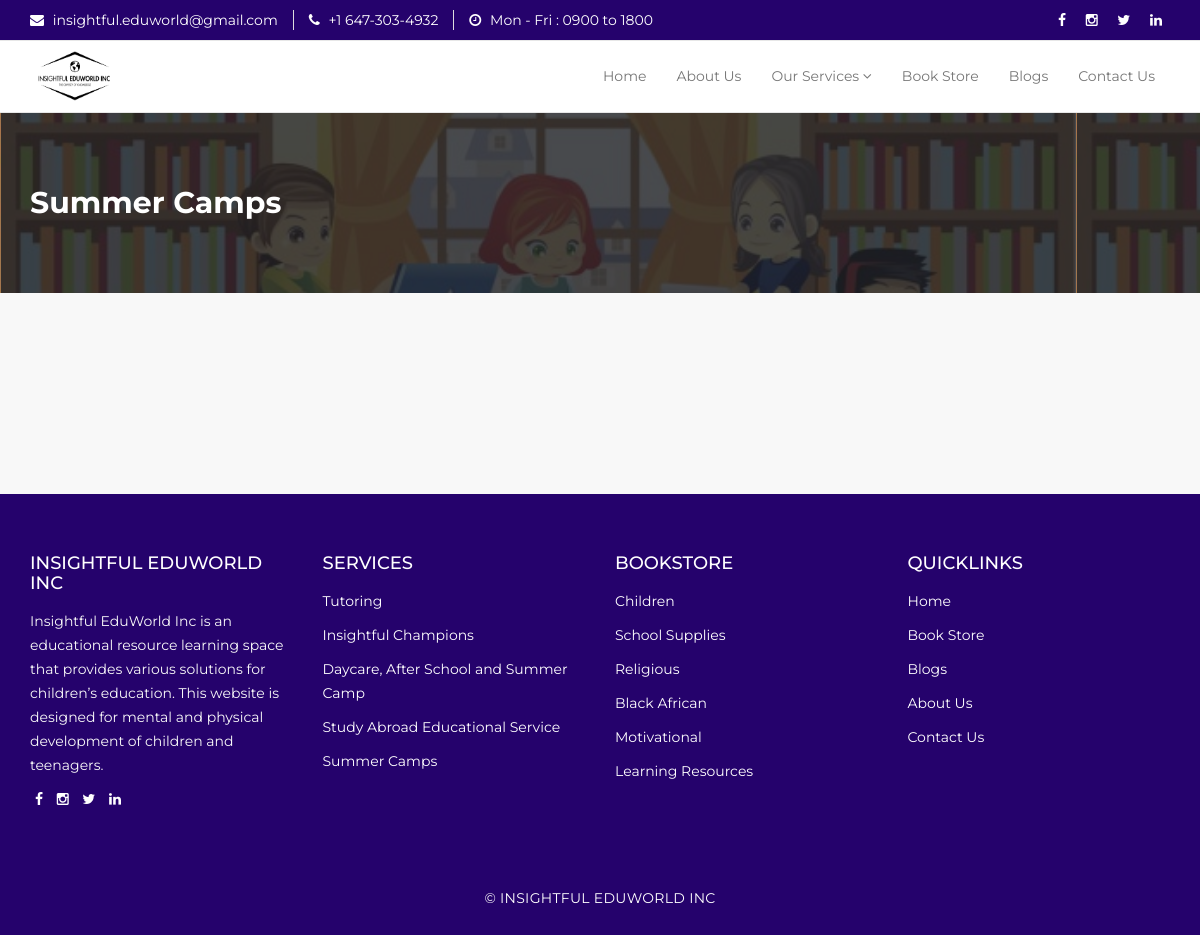
Before: /summer/ with the older database file.
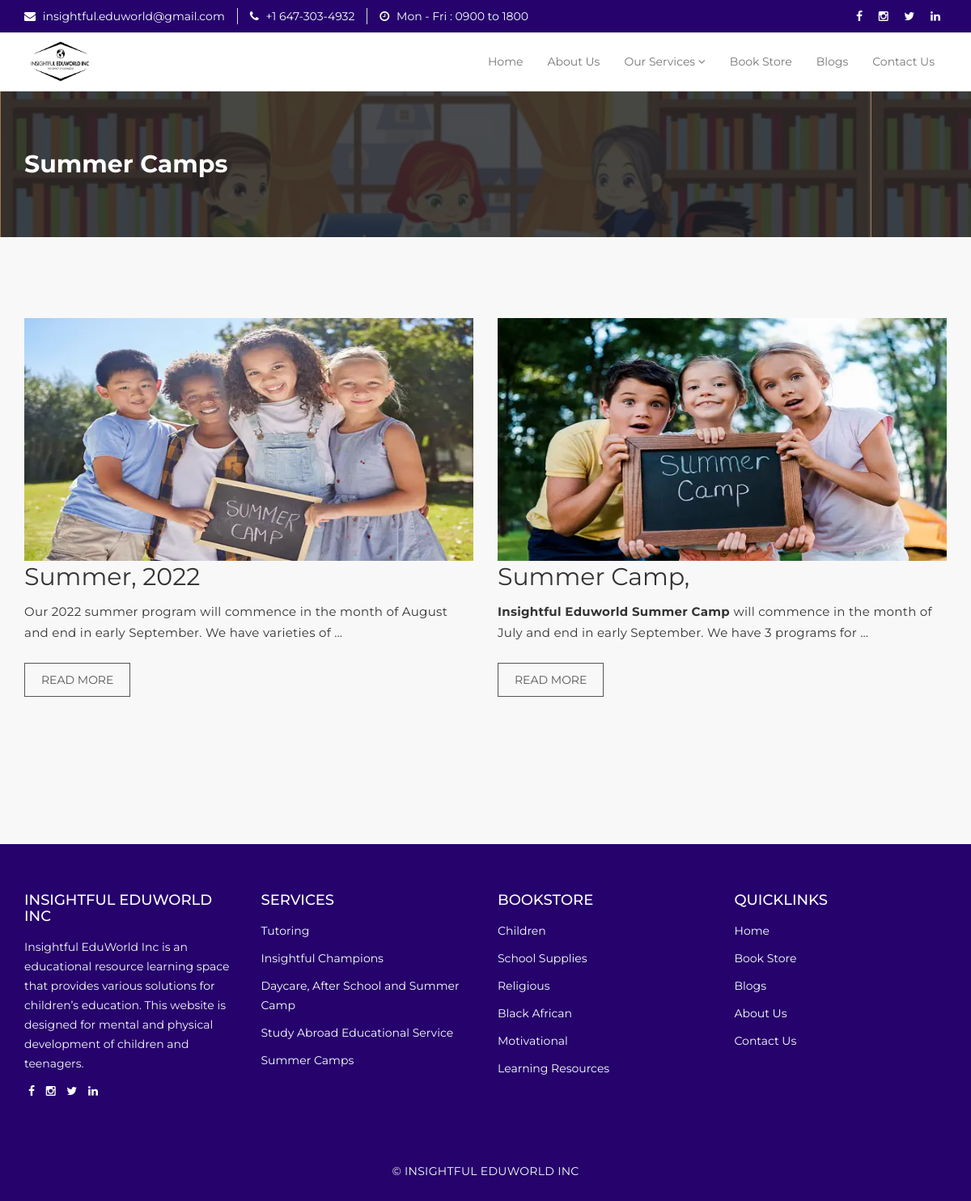
After: the same page with the newer database file.
### page/models.py (models this page shows, shortened)
class Category(models.Model):
    name = models.CharField(max_length=30)
    image = models.ImageField(null=True, upload_to ='uploads/')
    class Meta:
    	verbose_name_plural = 'Categories'

class Summer(models.Model):
    title = models.CharField(max_length=1000)
    img = models.ImageField(upload_to ='uploads/')
    body = RichTextUploadingField()
    year = models.CharField(max_length=1000, blank=True)
    created_at = models.DateTimeField(auto_now_add=True)

### page/views.py (the view)
# urls.py: path('summer/', summer,name='summer'),
def summer(request):
	return render(request,"summer.html",{'categories':Category.objects.all(),'summers':Summer.objects.order_by("-id")})

### template/summer.html
{% extends "base.html" %}
{% load static %}
{% block page_content %}
 <section id="mu-page-breadcrumb" style="background-image: url('{% static 'assets/img/summer.png' %}');">
   <div class="container">
     <div class="row">
       <div class="col-md-12">
         <div class="mu-page-breadcrumb-area">
          <br><br>
           <h2 style="color: #fff;">Summer Camps</h2>
           <br><br>
         </div>
       </div>
     </div>
   </div>
 </section>
  <section id="mu-course-content">
   <div class="container">
     <div class="row">
       <div class="col-md-12">
         <div class="mu-course-content-area">
            <div class="row">
              <div class="col-md-12">
                <div class="mu-course-container mu-blog-archive">
                  <div class="row">
                    {% for summer in summers %}
                    <div class="col-md-6 col-sm-6" style="height: 550px; min-height: 550px; max-height: 550px">
                      <article class="mu-blog-single-item">
                        <figure class="mu-blog-single-img">
                          <img src="{{ summer.img.url }}" alt="img" height="300px" width="100%">
                          <figcaption class="mu-blog-caption">
                            <h2 style="font-weight: 400;">{{ summer.title | truncatechars:50 }}, {{ summer.year }}</h2>
                          </figcaption>
                        </figure>
                        <div class="mu-blog-description">
                          <p>{{ summer.body | safe | truncatewords:20}}</p>
                          <a class="mu-read-more-btn" href="{% url 'camp' summer.id %}">Read More</a>
                        </div>
                      </article>
                    </div>
                   {% endfor %}
                  </div>
                </div>
              </div>
         </div>
       </div>
     </div>
   </div>
 </section>
  {% endblock page_content %}

### template/base.html (shortened to what this page needs)
{% load static %}
<!DOCTYPE html>
<html lang="en">
  <head>
    <link href="{% static 'assets/css/font-awesome.css' %}" rel="stylesheet">
    <link href="{% static 'assets/css/bootstrap.css' %}" rel="stylesheet">
    <link rel="stylesheet" type="text/css" href="{% static 'assets/css/slick.css' %}">
    <link rel="stylesheet" href="{% static 'assets/css/jquery.fancybox.css' %}" type="text/css" media="screen">
    <link id="switcher" href="{% static 'assets/css/theme-color/default-theme.css' %}" rel="stylesheet">
    <link href="{% static 'assets/css/style.css' %}" rel="stylesheet">
  </head>
  <body>
  <header id="mu-header">
    <div class="container">
      <div class="row">
        <div class="col-lg-12 col-md-12">
          <div class="mu-header-area">
            <div class="row">
              <div class="col-lg-9 col-md-9 col-sm-9 col-xs-9">
                <div class="mu-header-top-left">
                  <div class="mu-top-email">
                    <i style="color: #fff;" class="fa fa-envelope" ></i>
                    <span style="color: #fff;">insightful.eduworld@gmail.com</span>
                  </div>
                  <div class="mu-top-phone">
                    <i style="color: #fff;" class="fa fa-phone"></i>
                    <span style="color: #fff;" >+1 647-303-4932 </span>
                  </div>
                  <div class="mu-top-phone">
                    <i style="color: #fff;" class="fa fa-clock-o"></i>
                    <span style="color: #fff;" >Mon - Fri : 0900 to 1800</span>
                  </div>
                </div>
              </div>
              <div class="col-lg-3 col-md-3 col-sm-3 col-xs-3">
                <div class="mu-header-top-right">
                  <nav>
                    <ul class="mu-top-social-nav">
                      <li><a href="https://www.facebook.com/insightfuleduworld"><span style="color: #fff;"class="fa fa-facebook"></span></a></li>
                      <li><a href="https://www.instagram.com/Insightful.eduworld/"><span style="color: #fff;" class="fa fa-instagram"></span></a></li>
                      <li><a href="https://twitter.com/Insightful_edu"><span style="color: #fff;" class="fa fa-twitter"></span></a></li>
                      <li><a href="https://twitter.com/Insightful_edu"><span style="color: #fff;" class="fa fa-linkedin"></span></a></li>
                    </ul>
                  </nav>
                </div>
              </div>
            </div>
          </div>
        </div>
      </div>
    </div>
  </header>
  <section id="mu-menu">
    <nav class="navbar navbar-default" role="navigation">
      <div class="container">
        <div class="navbar-header">
          <a href="{% url 'home'%}"><img src="{% static 'assets/img/logo.png' %}" width="80px" height="50px" style="padding-left: 8px; margin-top: 10px"></a>
        </div>
        <div id="navbar" class="navbar-collapse collapse">
          <ul id="top-menu" class="nav navbar-nav navbar-right main-nav">
            <li><a href="{% url 'home'%}">Home</a></li>
            <li><a href="{% url 'about'%}">About Us</a></li>
            <li class="dropdown">
              <a href="{% url 'service'%}" class="dropdown-toggle" data-toggle="dropdown">Our Services <span class="fa fa-angle-down"></span></a>
            </li>
            <li><a href="{% url 'store'%}">Book Store</a></li>
            <li><a href="{% url 'blog'%}">Blogs</a></li>
            <li><a href="{% url 'contact'%}">Contact Us</a></li>
          </ul>
        </div>
      </div>
    </nav>
  </section>
  {% block page_content %}
  {% endblock page_content %}
  <footer id="mu-footer">
    <div class="mu-footer-top" style="background: #25026C;">
      <div class="container">
        <div class="mu-footer-top-area">
          <div class="row">
            <div class="col-lg-3 col-md-3 col-sm-3">
              <div class="mu-footer-widget">
                <h4>INSIGHTFUL EDUWORLD INC</h4>
                <p>Insightful EduWorld Inc is an educational resource learning space that provides various solutions for children’s education. This website is designed for mental and physical development of children and teenagers.</p>
                <a href="https://www.facebook.com/insightfuleduworld"><span style="color: #fff; padding: 5px 5px 5px 5px;"class="fa fa-facebook"></span></a>
                <a href="https://www.instagram.com/Insightful.eduworld/"><span style="color: #fff; padding: 5px 5px 5px 5px;" class="fa fa-instagram"></span></a>
                <a href="https://twitter.com/Insightful_edu"><span style="color: #fff; padding: 5px 5px 5px 5px;" class="fa fa-twitter"></span></a>
                <a href="https://twitter.com/Insightful_edu"><span style="color: #fff; padding: 5px 5px 5px 5px;" class="fa fa-linkedin"></span></a></li>
              </div>
            </div>
            <div class="col-lg-3 col-md-3 col-sm-3">
              <div class="mu-footer-widget">
                <h4>SERVICES</h4>
                <p><a href="{% url 'tutor'%}" style="color: #fff;">Tutoring</a></p>
                <p><a href="{% url 'insight'%}"style="color: #fff;">Insightful Champions</a></p>
                <p><a href="{% url 'daycare'%}" style="color: #fff;">Daycare, After School and Summer Camp</a></p>
                <p><a href="{% url 'study'%}" style="color: #fff;">Study Abroad Educational Service</a></p>
                <p><a href="{% url 'summer'%}" style="color: #fff;">Summer Camps</a></p>
              </div>
            </div>
            <div class="col-lg-3 col-md-3 col-sm-3">
              <div class="mu-footer-widget">
                <h4>BOOKSTORE</h4>
                {% for category in categories %}
                <p><a href="{% url 'section' category.id %}" style="color: #fff;">{{ category.name }}</a></p>
                {% endfor %}
              </div>
            </div>
            <div class="col-lg-3 col-md-3 col-sm-3">
              <div class="mu-footer-widget">
                <h4>QUICKLINKS</h4>
                <p><a href="{% url 'home'%}" style="color: #fff;">Home</a></p>
                <p><a href="{% url 'store'%}"style="color: #fff;">Book Store</a></p>
                <p><a href="{% url 'blog'%}" style="color: #fff;">Blogs</a></p>
                <p><a href="{% url 'about'%}" style="color: #fff;">About Us</a></p>
                <p><a href="{% url 'contact'%}" style="color: #fff;">Contact Us</a></p>
              </div>
            </div>
          </div>
        </div>
      </div>
    </div>
    <div class="mu-footer-bottom" style="background: #25026C;">
      <div class="container">
        <div class="mu-footer-bottom-area">
          <p>&copy; INSIGHTFUL EDUWORLD INC</p>
        </div>
      </div>
    </div>
  </footer>
  </body>
</html>

### static/assets/css/theme-color/default-theme.css (style rules this page uses)
#mu-course-content { background-color: #f8f8f8; display: inline; float: left; padding: 100px 0; width: 100%; }
#mu-course-content .mu-course-content-area { display: inline; float: left; width: 100%; }
#mu-course-content .mu-course-content-area .mu-course-container { display: inline; float: left; width: 100%; }

Changed rows visible on the page:
added Summer: img (picture), title "Summer", year "2022", body "Our 2022 summer program will commence in the month of August and end in early September. We have varieties of …"
added Summer: img (picture), title "Summer Camp", body "Insightful Eduworld Summer Camp will commence in the month of July and end in early September. We have 3 programs for …"
